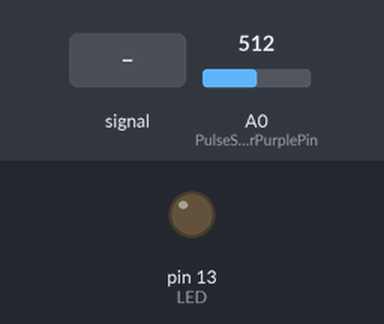
This sketch was run on a simulated Arduino Uno, built with avr-gcc and run on an emulated ATmega328P. Parts: output pins drawn as LEDs (lit = HIGH). The inputs (shaded band) are chosen by the test bench; at power-on: A0 (PulseSensorPurplePin) = 512. What the sketch prints to the serial monitor is not drawn.

Above: at 1.2 s.
1.3 s: A0 (PulseSensorPurplePin) fed a 200 Hz sine of ±81 counts around its level
4.3 s: A0 (PulseSensorPurplePin) set to 560
At 4.3 s:
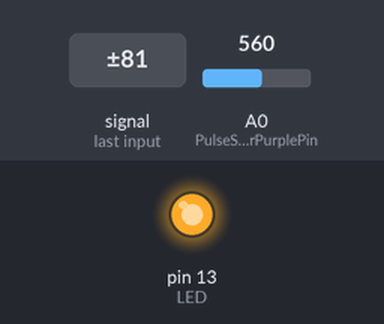
7.3 s: A0 (PulseSensorPurplePin) fed a 1000 Hz sine of ±255 counts around its level
At 7.42 s:
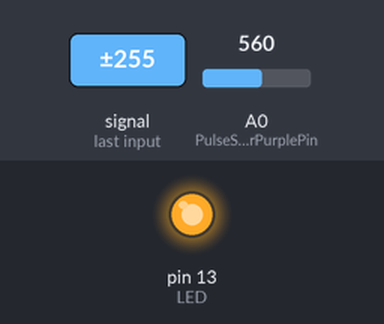
10.3 s: A0 (PulseSensorPurplePin) fed a 2 Hz sine of ±306 counts around its level
13.3 s: A0 (PulseSensorPurplePin) set to 122
At 13.3 s:
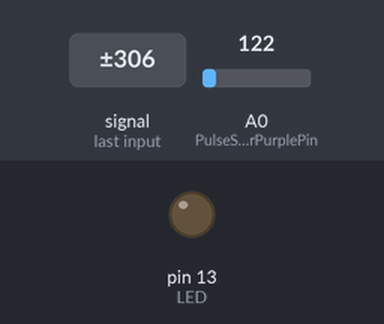
Timing chart, 0 to 15.8 s (numbered marks = the images above; inputs shaded):
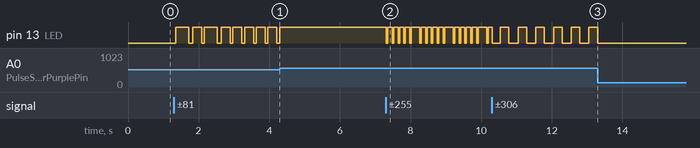

The sketch:

PulseSensorPlayHB.ino
```cpp
int PulseSensorPurplePin = 0;        // A0
int LED = LED_BUILTIN;


int Signal;                // holds the incoming raw data. Signal value can range from 0-1024
int Threshold = 550;
int Velocity;
int Tone;


void setup() {
  pinMode(LED,OUTPUT);         // pin that will blink to your heartbeat!
   Serial.begin(9600);

}

void loop() {

  Signal = analogRead(PulseSensorPurplePin);
  Velocity = (Signal - 300) * (127 - 80) / (900 - 300) + 100  ;
  if (Velocity > 127){
    Velocity = 127;
  }
   Tone =  (Signal - 400) * (127 - 60) / (1023 - 400) + 60;
   if(Tone < 0){
    Tone = 0;
   }


   Serial.println("Signal " + String(Signal));
   Serial.println("Velocity " + String(Velocity));
   Serial.println("Tone " + String(Tone));


   if(Signal > Threshold){
     digitalWrite(LED,HIGH);
     sendMidi(144,Tone,Velocity);
    delay(20);

   } else {
     digitalWrite(LED,LOW);

   }


}


void sendMidi(byte Com, byte Key, byte Vel){
   Serial.write(Com);
   Serial.write(Key);
   Serial.write(Vel);
   delay(100);
  Serial.write(128);
   Serial.write(Key);
   Serial.write(0);


}

void stopMidi(byte Com, byte Key, byte Vel){

   Serial.write(Com);
   Serial.write(Key);
   Serial.write(Vel);

}
```

Measured:
- after the input at 4.3 s, pin 13 (LED): stops changing and stays HIGH
- after the input at 7.3 s, pin 13 (LED): HIGH → LOW at once, then repeats every 0.95 s: 4 × (HIGH 0.12 s, LOW 0.04 s), HIGH 0.24 s, LOW 0.04 s
- after the input at 13.3 s, pin 13 (LED): stops changing and stays LOW
